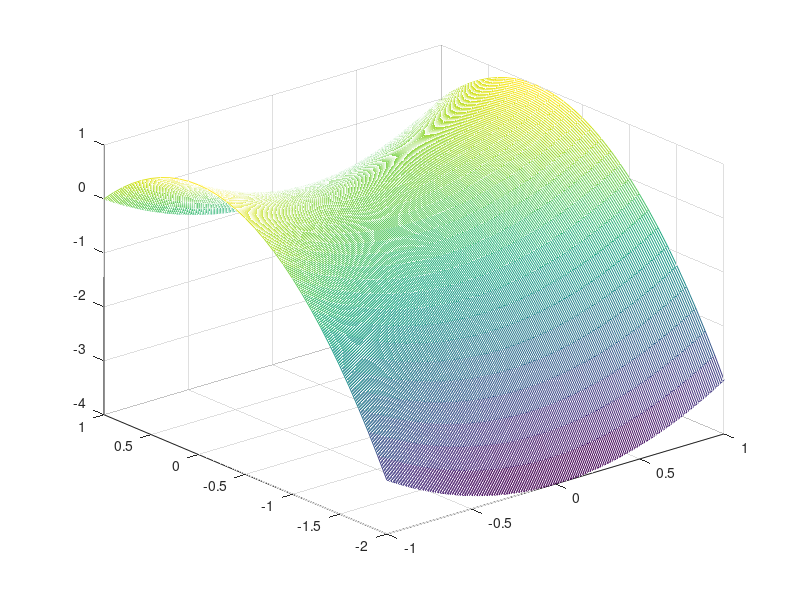

MATLAB code for this plot:
clc; clear; close all;

x = -1:0.01:1; y=-2:0.1:1; 
[X,Y] = meshgrid(x,y); %Iloczyn kartezjański zbiorów

Fxy = X.^2 - Y.^2;

figure(1)
    mesh(x,y,Fxy);
    view([-40;30]);